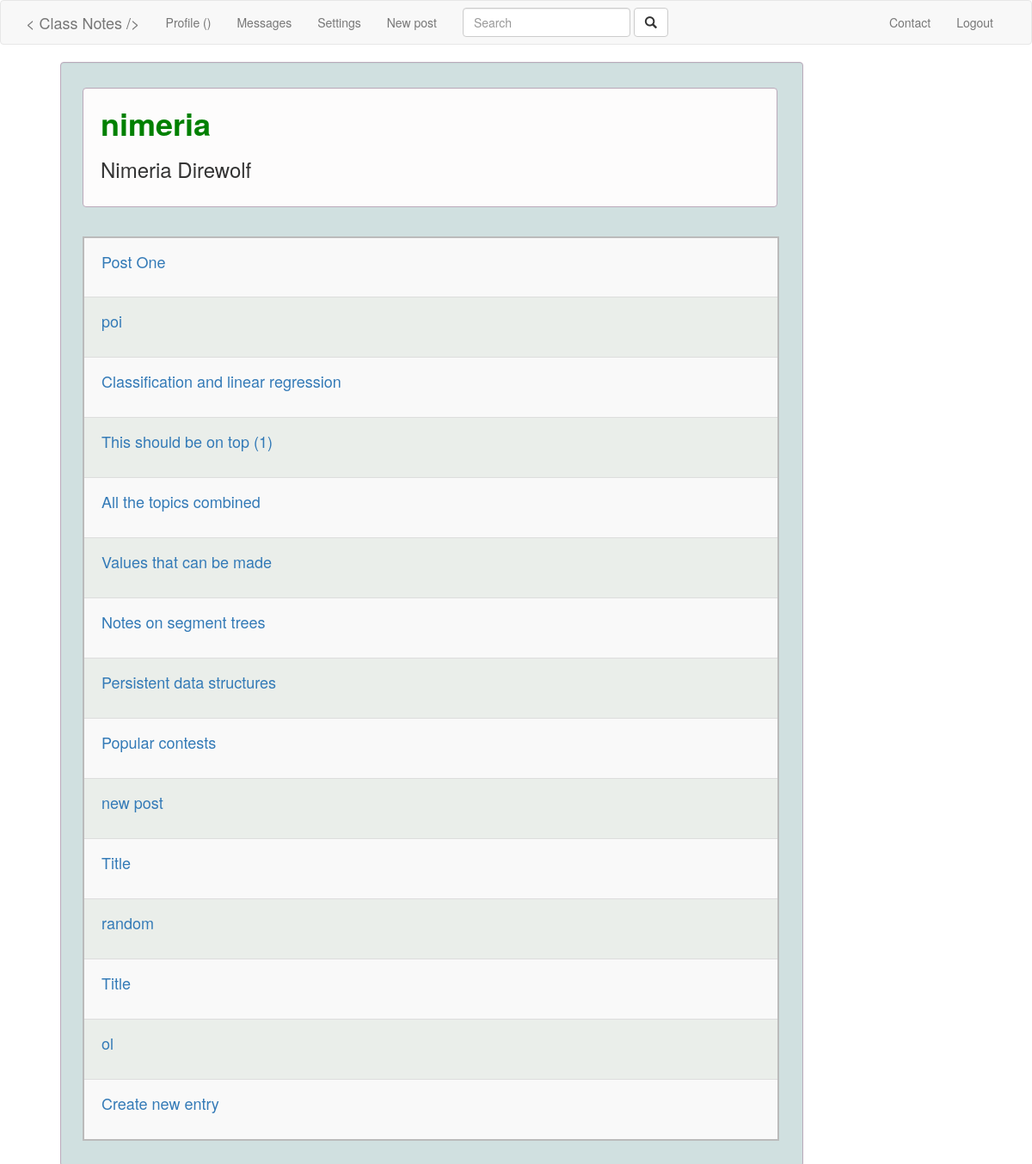
Screenshot of /profile/nimeria/ with the database file from the repository.
### post/models.py (models this page shows, shortened)
class Post(models.Model):
	title = models.CharField(max_length=250,null=False,blank=False)
	content = models.TextField()
	author = models.ForeignKey(User,null=False)
	publish_date = models.DateTimeField(null=True)
	create_time = models.DateTimeField(default=timezone.now)
	stars = models.IntegerField(default=0)
	is_draft = models.BooleanField(default=False)

### post/views.py (the view)
# urls.py: url(r'^profile/(?P<username>[\w]+)/$', views.profile, name='profile'),
def profile(request,username):
	profile = User.objects.get(username=username)
	posts = Post.objects.filter(author=profile).order_by('-create_time')
	return render( request, 'profile.html', {'profile':profile,'posts':posts} )

### post/templates/profile.html (shortened to what this page needs)
{% extends 'home-page.html' %}
{% load static %}
{% block content %}
    <div id='{{ profile.pk }}' class='profile_view outer well'>
        <div class='well inner'>
            <h1 style='color:{{ profile.state.user_type }};'><b>{{ profile.username }}</b></h1>
            <div>
                <h3>{{ profile.first_name }} {{ profile.last_name }}</h3>
            </div>
        </div>
        <div>
            <br/>
            <table>
                {% for post in posts %}
                    <tr>
                        <td style='padding-left:20px;'>
                            <h4>
                                <a href="{% url 'post' post_id=post.pk %}">{{ post.title }}</a>
                            </h4>
                        </td>
                    </tr>
                {% endfor %}
            </table>
        </div>
    </div>
{% endblock %}

### post/templates/home-page.html (shortened to what this page needs)
{% load static %}
<!DOCTYPE html>
<html lang="en">
<head>
    <link href="{% static 'css/bootstrap.min.css' %}" rel="stylesheet">
    <link href="{% static 'font-awesome/css/font-awesome.min.css' %}" rel="stylesheet" type="text/css">
</head>
<body>
    <nav class="navbar navbar-default topnav" role="navigation">
        <div class="container topnav">
            <div class="navbar-header">
                <a class="navbar-brand topnav" href="{% url 'landing_page' %}">&lt; Class Notes /&gt;</a>
            </div>
            <div class="collapse navbar-collapse" id="bs-example-navbar-collapse-1">
                <ul class="nav navbar-nav navbar-left">
                    <li>
                        <a href="{% url 'profile' username=request.user.username %}">Profile ({{ request.user.username }})</a>
                    </li>
                    <li>
                        <a id='messages' href="{% url 'messages_all' %}">Messages</a>
                    </li>
                    <li>
                        <a href="{% url 'settings' %}">Settings</a>
                    </li>
                    <li {% url 'new_post' as new_post %} {% if request.path == new_post %} class='active' {% endif %}>
                        <a href="{% url 'new_post' %}">New post</a>
                    </li>
                    <li>
                        <form class="navbar-form navbar-right" role="search" name='search' action="{% url 'contact' %}"> {% csrf_token %}
                            <div class="form-group">
                                <input type="text" class="form-control" placeholder="Search">
                            </div>
                            <button type="submit" class="btn btn-default"><span class="glyphicon glyphicon-search"></span></button>
                        </form>
                    </li>
                </ul>
                <ul class="nav navbar-nav navbar-right">
                    <li>
                        <a href="{% url 'contact' %}">Contact</a>
                    </li>
                    <li>
                        <a href="{% url 'account_logout' %}">Logout</a>
                    </li>
                </ul>
            </div>
        </div>
    </nav>
    {% block content %}
    {% endblock %}
</body>
</html>

### post/templates/profile.html (style rules this page uses)
.profile_view { width: 72%; margin: 70px; margin-top: 5px; }
.outer { border-color: #bbaabb; padding-left: 15px; background-color: #d0e0e0; }
.inner { border-color: #bbaabb; padding: 20px; padding-top: 0px; margin: 10px; background-color: #fdfcfc; }
table { border-collapse: collapse; table-layout: fixed; width: 97.8%; margin: 10px; margin-right: 10px; margin-top: 3px; }
table { border: 2px solid #bbbbbb; }
td { border: 1px solid #dddddd; vertical-align: top; text-align: left; height: 70px; word-wrap: break-word; }
th, td { padding: 8px; }
tr:nth-child(even) { background-color: #eaeeea }
tr:nth-child(odd) { background-color: #f9f9f9 }

### rows the page displays
Post: title "Post One"
Post: title "poi"
Post: title "Classification and linear regression"
Post: title "This should be on top (1)"
Post: title "All the topics combined"
Post: title "Values that can be made"
Post: title "Notes on segment trees"
Post: title "Persistent data structures"
Post: title "Popular contests"
Post: title "new post"
Post: title "Title"
Post: title "random"
Post: title "Title"
Post: title "ol"
Post: title "Create new entry"

### other values shown
{{ profile.username }} "nimeria"
{{ profile.first_name }} "Nimeria"
{{ profile.last_name }} "Direwolf"
